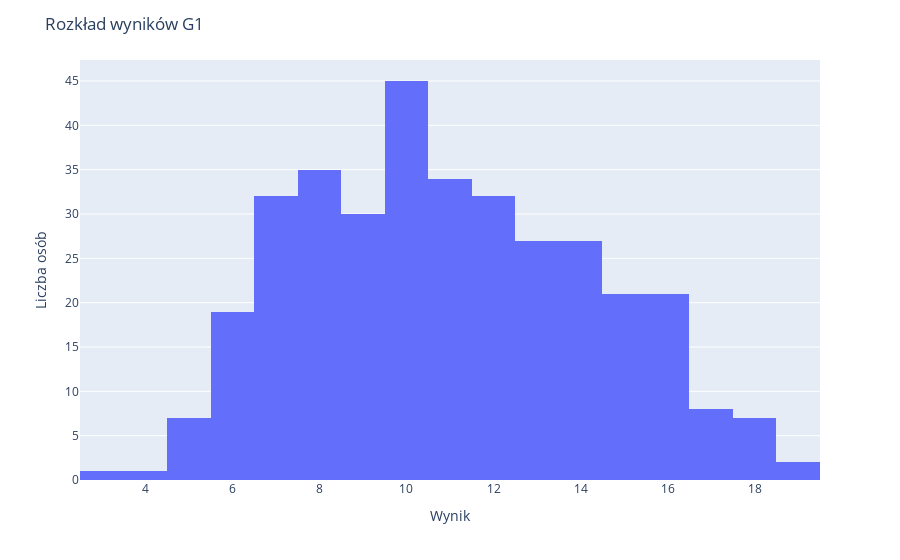

Notebook cell for this chart:
### Markdown cell above
## Wyniki z każdego z etapów - G1, G2, G3

### Code cell
fig = px.histogram(x=dane.G1)



fig.update_layout(
    title_text="Rozkład wyników G1",
     xaxis_title_text='Wynik',
     yaxis_title_text='Liczba osób')


fig.show()

### Figure 1 — Plotly figure (JSON) as saved in the notebook; plotly's stock layout.template omitted (floating-point values rounded to 4 significant figures; data arrays with more than 128 entries replaced by an {"elided": "..."} marker saying what was removed)
{"data": [{"alignmentgroup": "True", "bingroup": "x", "hovertemplate": "x=%{x}<br>count=%{y}<extra></extra>", "legendgroup": "", "marker": {"color": "#636efa"}, "name": "", "offsetgroup": "", "orientation": "v", "showlegend": false, "type": "histogram", "x": {"elided": "349 int values"}, "xaxis": "x", "yaxis": "y"}], "layout": {"barmode": "relative", "legend": {"tracegroupgap": 0}, "margin": {"t": 60}, "title": {"text": "Rozkład wyników G1"}, "xaxis": {"anchor": "y", "domain": [0, 1], "title": {"text": "Wynik"}}, "yaxis": {"anchor": "x", "domain": [0, 1], "title": {"text": "Liczba osób"}}}}
